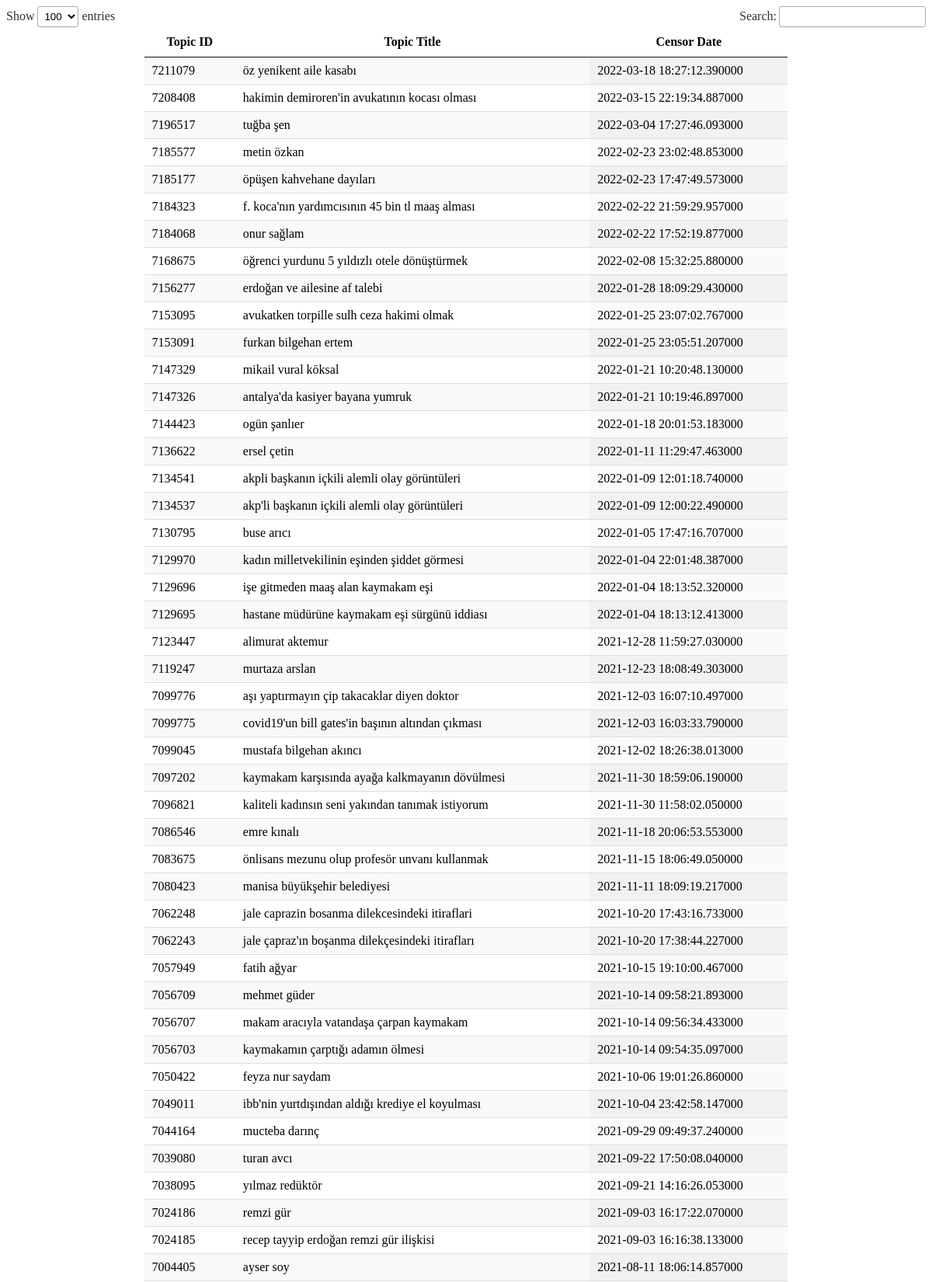
The page / (upper part) on the database its author committed.
### tables this page shows
CREATE TABLE topics (id TEXT, title TEXT, created TEXT);

### app/app.py (the view)
@app.route("/")
def index():
    c = sqlite3.connect("db/database.db")
    cur = c.cursor()
    cur.execute("SELECT * FROM topics")
    items = cur.fetchall()
    return render_template("index.html", items=items)

### app/templates/index.html (shortened to what this page needs)
<!DOCTYPE html>
<html lang="tr">
<head>
  <link rel="stylesheet" href={{ url_for('static', filename='jquery.dataTables.min.css' ) }}>
</head>
<body>
  <main>
    <table id="topics_table" class="display" style="width:70%;">
      <thead>
        <tr>
          <th>Topic ID</th>
          <th>Topic Title</th>
          <th>Censor Date</th>
        </tr>
      </thead>
      <tbody>
        {% for col in items %}
        <tr>
          <td> {{ col[0] }}</td>
          <td> {{ col[1] }}</td>
          <td> {{ col[2] }}</td>
        </tr>
        {% endfor %}
      </tbody>
    </table>
  </main>
</body>
</html>

### rows shown on the page
topics: id "7211079", title "öz yenikent aile kasabı", created "2022-03-18 18:27:12.390000"
topics: id "7208408", title "hakimin demiroren'in avukatının kocası olması", created "2022-03-15 22:19:34.887000"
topics: id "7196517", title "tuğba şen", created "2022-03-04 17:27:46.093000"
topics: id "7185577", title "metin özkan", created "2022-02-23 23:02:48.853000"
topics: id "7185177", title "öpüşen kahvehane dayıları", created "2022-02-23 17:47:49.573000"
topics: id "7184323", title "f. koca'nın yardımcısının 45 bin tl maaş alması", created "2022-02-22 21:59:29.957000"
topics: id "7184068", title "onur sağlam", created "2022-02-22 17:52:19.877000"
topics: id "7168675", title "öğrenci yurdunu 5 yıldızlı otele dönüştürmek", created "2022-02-08 15:32:25.880000"
topics: id "7156277", title "erdoğan ve ailesine af talebi", created "2022-01-28 18:09:29.430000"
topics: id "7153095", title "avukatken torpille sulh ceza hakimi olmak", created "2022-01-25 23:07:02.767000"
topics: id "7153091", title "furkan bilgehan ertem", created "2022-01-25 23:05:51.207000"
topics: id "7147329", title "mikail vural köksal", created "2022-01-21 10:20:48.130000"
topics: id "7147326", title "antalya'da kasiyer bayana yumruk", created "2022-01-21 10:19:46.897000"
topics: id "7144423", title "ogün şanlıer", created "2022-01-18 20:01:53.183000"
topics: id "7136622", title "ersel çetin", created "2022-01-11 11:29:47.463000"
topics: id "7134541", title "akpli başkanın içkili alemli olay görüntüleri", created "2022-01-09 12:01:18.740000"
topics: id "7134537", title "akp'li başkanın içkili alemli olay görüntüleri", created "2022-01-09 12:00:22.490000"
topics: id "7130795", title "buse arıcı", created "2022-01-05 17:47:16.707000"
topics: id "7129970", title "kadın milletvekilinin eşinden şiddet görmesi", created "2022-01-04 22:01:48.387000"
topics: id "7129696", title "işe gitmeden maaş alan kaymakam eşi", created "2022-01-04 18:13:52.320000"
topics: id "7129695", title "hastane müdürüne kaymakam eşi sürgünü iddiası", created "2022-01-04 18:13:12.413000"
topics: id "7123447", title "alimurat aktemur", created "2021-12-28 11:59:27.030000"
topics: id "7119247", title "murtaza arslan", created "2021-12-23 18:08:49.303000"
topics: id "7099776", title "aşı yaptırmayın çip takacaklar diyen doktor", created "2021-12-03 16:07:10.497000"
topics: id "7099775", title "covid19'un bill gates'in başının altından çıkması", created "2021-12-03 16:03:33.790000"
topics: id "7099045", title "mustafa bilgehan akıncı", created "2021-12-02 18:26:38.013000"
topics: id "7097202", title "kaymakam karşısında ayağa kalkmayanın dövülmesi", created "2021-11-30 18:59:06.190000"
topics: id "7096821", title "kaliteli kadınsın seni yakından tanımak istiyorum", created "2021-11-30 11:58:02.050000"
topics: id "7086546", title "emre kınalı", created "2021-11-18 20:06:53.553000"
topics: id "7083675", title "önlisans mezunu olup profesör unvanı kullanmak", created "2021-11-15 18:06:49.050000"
topics: id "7080423", title "manisa büyükşehir belediyesi", created "2021-11-11 18:09:19.217000"
topics: id "7062248", title "jale caprazin bosanma dilekcesindeki itiraflari", created "2021-10-20 17:43:16.733000"
topics: id "7062243", title "jale çapraz'ın boşanma dilekçesindeki itirafları", created "2021-10-20 17:38:44.227000"
topics: id "7057949", title "fatih ağyar", created "2021-10-15 19:10:00.467000"
topics: id "7056709", title "mehmet güder", created "2021-10-14 09:58:21.893000"
topics: id "7056707", title "makam aracıyla vatandaşa çarpan kaymakam", created "2021-10-14 09:56:34.433000"
topics: id "7056703", title "kaymakamın çarptığı adamın ölmesi", created "2021-10-14 09:54:35.097000"
topics: id "7050422", title "feyza nur saydam", created "2021-10-06 19:01:26.860000"
topics: id "7049011", title "ibb'nin yurtdışından aldığı krediye el koyulması", created "2021-10-04 23:42:58.147000"
topics: id "7044164", title "mucteba darınç", created "2021-09-29 09:49:37.240000"
topics: id "7039080", title "turan avcı", created "2021-09-22 17:50:08.040000"
topics: id "7038095", title "yılmaz redüktör", created "2021-09-21 14:16:26.053000"
topics: id "7024186", title "remzi gür", created "2021-09-03 16:17:22.070000"
topics: id "7024185", title "recep tayyip erdoğan remzi gür ilişkisi", created "2021-09-03 16:16:38.133000"
topics: id "7004405", title "ayser soy", created "2021-08-11 18:06:14.857000"
